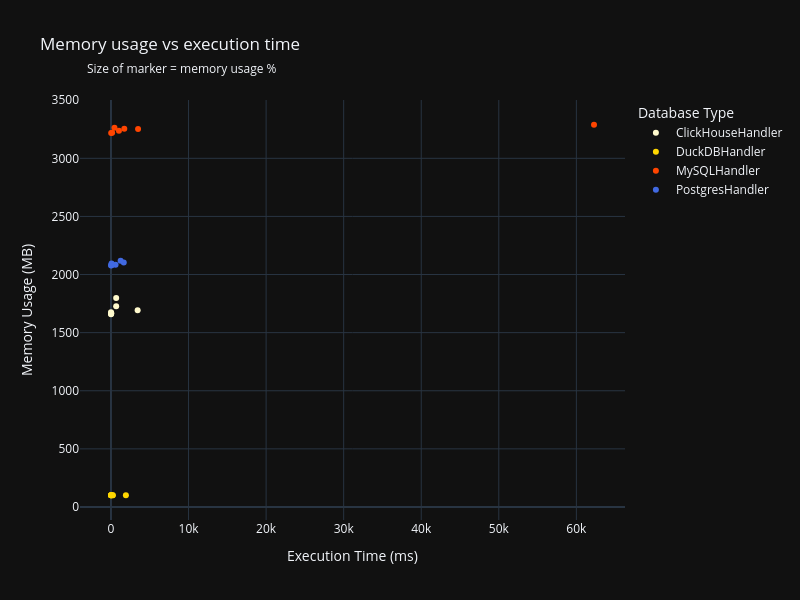

Source (notebook cell):
### Code cell
mem_execution = px.scatter(
   mem_execution_time,
   x='execution_time_ms',
   y='memory_usage_mb',
   color='database_type',
   # size='total_memory_usage_mb',
   title='Memory usage vs execution time',
   color_discrete_map=color_map,
   template=template,
   height=600,
   width=800,
   #log_x=True,
   #log_y=True
)

mem_execution.update_layout(
    xaxis_title="Execution Time (ms)",
    yaxis_title="Memory Usage (MB)",
    legend_title="Database Type",

    annotations=[
        dict(xref='paper', yref='paper',
             x=.01, y=1.1,
             showarrow=False,
             text="Size of marker = memory usage %",
             font=dict(size=12),
             align="left")
    ]   
)
mem_execution.show()

### Figure 1 — Plotly figure (JSON) as saved in the notebook; plotly's stock layout.template omitted (floating-point values rounded to 4 significant figures)
{"data": [{"hovertemplate": "database_type=ClickHouseHandler<br>execution_time_ms=%{x}<br>memory_usage_mb=%{y}<extra></extra>", "legendgroup": "ClickHouseHandler", "marker": {"color": "lemonchiffon", "symbol": "circle"}, "mode": "markers", "name": "ClickHouseHandler", "orientation": "v", "showlegend": true, "type": "scatter", "x": [17.5, 6.34, 36.33, 669.6, 3438.0, 668.6, 7.01], "xaxis": "x", "y": [1662.0, 1676.0, 1666.0, 1726.0, 1693.0, 1798.0, 1659.0], "yaxis": "y"}, {"hovertemplate": "database_type=DuckDBHandler<br>execution_time_ms=%{x}<br>memory_usage_mb=%{y}<extra></extra>", "legendgroup": "DuckDBHandler", "marker": {"color": "gold", "symbol": "circle"}, "mode": "markers", "name": "DuckDBHandler", "orientation": "v", "showlegend": true, "type": "scatter", "x": [2.56, 2.91, 208.5, 1924.0, 237.6, 19.15, 9.79], "xaxis": "x", "y": [100.8, 100.8, 100.8, 100.8, 100.8, 100.8, 100.8], "yaxis": "y"}, {"hovertemplate": "database_type=MySQLHandler<br>execution_time_ms=%{x}<br>memory_usage_mb=%{y}<extra></extra>", "legendgroup": "MySQLHandler", "marker": {"color": "orangered", "symbol": "circle"}, "mode": "markers", "name": "MySQLHandler", "orientation": "v", "showlegend": true, "type": "scatter", "x": [451.4, 149.3, 62270.0, 1027.0, 3492.0, 1717.0, 22.9], "xaxis": "x", "y": [3264.0, 3220.0, 3289.0, 3236.0, 3252.0, 3255.0, 3219.0], "yaxis": "y"}, {"hovertemplate": "database_type=PostgresHandler<br>execution_time_ms=%{x}<br>memory_usage_mb=%{y}<extra></extra>", "legendgroup": "PostgresHandler", "marker": {"color": "royalblue", "symbol": "circle"}, "mode": "markers", "name": "PostgresHandler", "orientation": "v", "showlegend": true, "type": "scatter", "x": [73.24, 1645.0, 67.06, 42.51, 1241.0, 591.8, 20.75], "xaxis": "x", "y": [2095.0, 2103.0, 2082.0, 2080.0, 2120.0, 2085.0, 2077.0], "yaxis": "y"}], "layout": {"annotations": [{"align": "left", "font": {"size": 12}, "showarrow": false, "text": "Size of marker = memory usage %", "x": 0.01, "xref": "paper", "y": 1.1, "yref": "paper"}], "height": 600, "legend": {"title": {"text": "Database Type"}, "tracegroupgap": 0}, "title": {"text": "Memory usage vs execution time"}, "width": 800, "xaxis": {"anchor": "y", "domain": [0, 1], "title": {"text": "Execution Time (ms)"}}, "yaxis": {"anchor": "x", "domain": [0, 1], "title": {"text": "Memory Usage (MB)"}}}}
